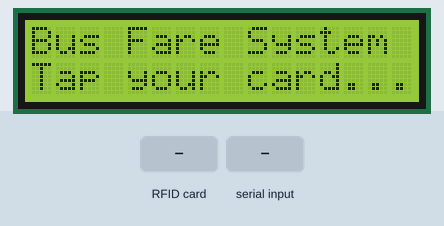
Recording of a sketch running on a simulated Arduino Uno, built with avr-gcc and run on an emulated ATmega328P. On the bench: 16×2 character LCD. The test bench sets the inputs (shaded band). What the sketch prints to the serial monitor is not drawn.

Above: at 3.3 s.
3.4 s: RFID card 5E 7A 19 C4 held to the reader
At 4.1 s:
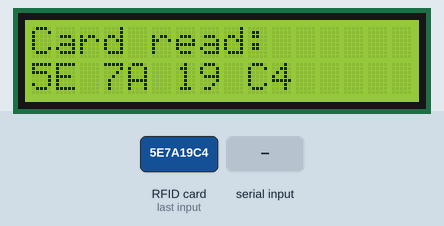
4.9 s: "1\n" received over Serial
At 5.4 s:
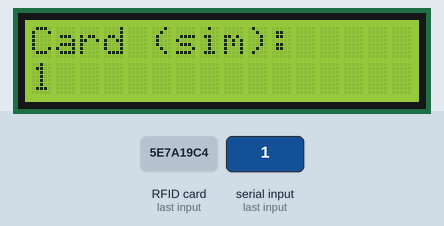
Timing chart, 0 to 7.9 s (numbered marks = the images above; inputs shaded):
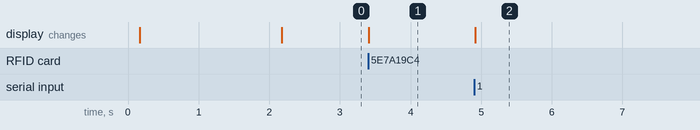

The sketch:

stage2_lcd.ino
```cpp
// Bus fare terminal - Stage 2: show the tapped card on the 16x2 LCD
// Board: Arduino Uno   Reader: RC522   LCD: 16x2 without I2C (4-bit mode)
// Libraries: "MFRC522" by GithubCommunity, LiquidCrystal (built in)
//
// RC522 -> Uno:  SDA->10  SCK->13  MOSI->11  MISO->12  RST->9  3.3V->3.3V  GND->GND
//
// LCD pin -> Uno:
//   GND -> GND          VCC -> 5V          VO -> 1k resistor -> GND (contrast)
//   RS  -> 7            RW  -> GND         E  -> 6
//   D0-D3 -> not connected
//   D4 -> 5   D5 -> 4   D6 -> 3   D7 -> 2
//   BLA -> 220 ohm resistor -> 5V          BLK -> GND
//
// No reader? Serial Monitor (9600 baud, "Newline"): type a card ID, press Enter.

#include <SPI.h>
#include <MFRC522.h>
#include <LiquidCrystal.h>

const byte SS_PIN = 10;
const byte RST_PIN = 9;

MFRC522 rfid(SS_PIN, RST_PIN);
LiquidCrystal lcd(7, 6, 5, 4, 3, 2);  // RS, E, D4, D5, D6, D7

const unsigned long MESSAGE_MS = 3000;  // how long a tap stays on screen
unsigned long messageShownAt = 0;
bool showingMessage = false;

void showIdle() {
  lcd.clear();
  lcd.setCursor(0, 0);
  lcd.print(F("Bus Fare System"));
  lcd.setCursor(0, 1);
  lcd.print(F("Tap your card..."));
  showingMessage = false;
}

void handleTap(const String &uid, bool simulated) {
  if (simulated) Serial.print(F("[SIM] "));
  Serial.print(F("Card UID: "));
  Serial.println(uid);

  lcd.clear();
  lcd.setCursor(0, 0);
  lcd.print(simulated ? F("Card (sim):") : F("Card read:"));
  lcd.setCursor(0, 1);
  lcd.print(uid.substring(0, 16));  // 4-byte UID "A1 B2 C3 D4" fits in 11 chars

  messageShownAt = millis();
  showingMessage = true;
}

String readUid() {
  String uid;
  for (byte i = 0; i < rfid.uid.size; i++) {
    if (rfid.uid.uidByte[i] < 0x10) uid += '0';
    uid += String(rfid.uid.uidByte[i], HEX);
    if (i < rfid.uid.size - 1) uid += ' ';
  }
  uid.toUpperCase();
  return uid;
}

void setup() {
  Serial.begin(9600);
  lcd.begin(16, 2);
  SPI.begin();
  rfid.PCD_Init();
  delay(50);

  Serial.println(F("Bus fare terminal - Stage 2: LCD"));
  byte version = rfid.PCD_ReadRegister(MFRC522::VersionReg);
  bool readerOk = !(version == 0x00 || version == 0xFF);

  lcd.setCursor(0, 0);
  lcd.print(F("Starting..."));
  lcd.setCursor(0, 1);
  lcd.print(readerOk ? F("Reader OK") : F("No reader: SIM"));
  Serial.println(readerOk ? F("RC522 found.") : F("RC522 NOT detected. Simulation mode."));
  delay(2000);
  showIdle();
}

void loop() {
  // Return to the idle screen after a tap message
  if (showingMessage && millis() - messageShownAt > MESSAGE_MS) showIdle();

  // Simulated tap from the Serial Monitor
  if (Serial.available()) {
    String uid = Serial.readStringUntil('\n');
    uid.trim();
    uid.toUpperCase();
    if (uid.length() > 0) handleTap(uid, true);
  }

  // Real tap from the RC522
  if (!rfid.PICC_IsNewCardPresent() || !rfid.PICC_ReadCardSerial()) return;
  handleTap(readUid(), false);
  rfid.PICC_HaltA();
  rfid.PCD_StopCrypto1();
  delay(1000);
}
```

Measured:
- after the input at 3.4 s, the display: changes at once (image 1)
- after the input at 4.9 s, the display: changes at once (image 2)
